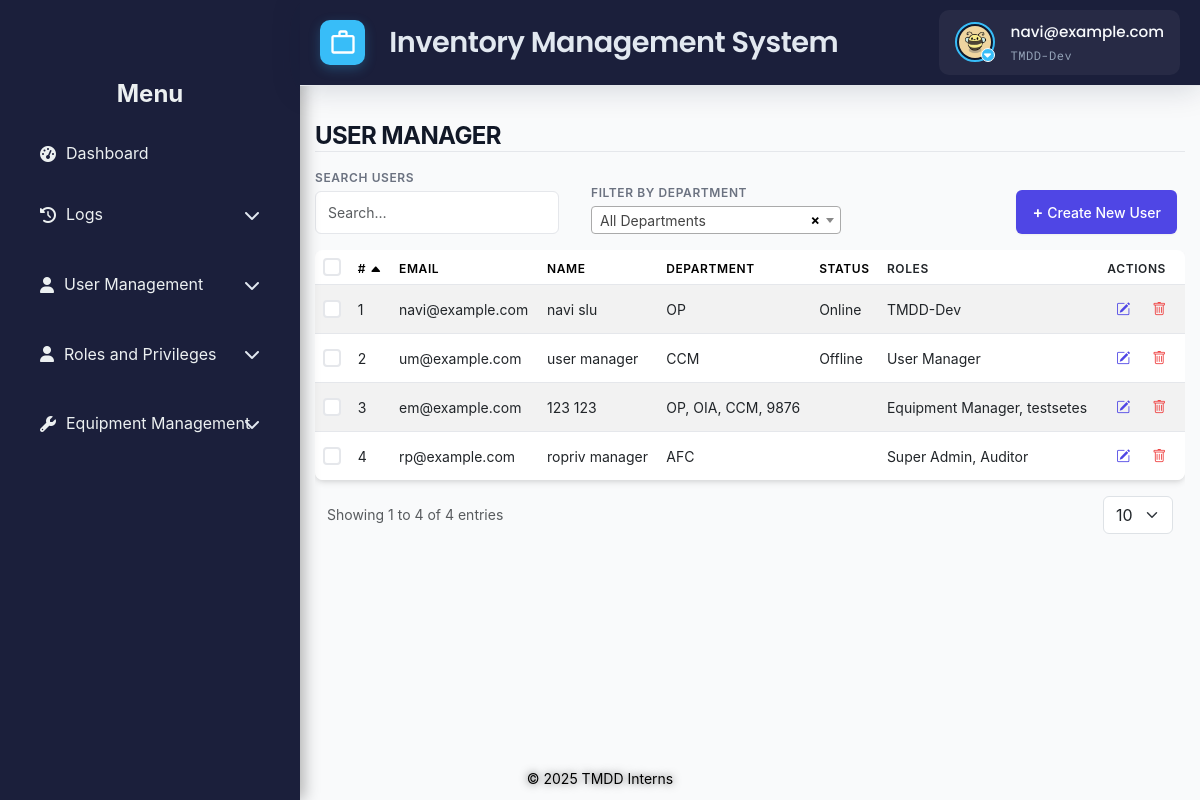
The app's page /src/view/php/modules/user_manager/user_management.php (signed in), older data.
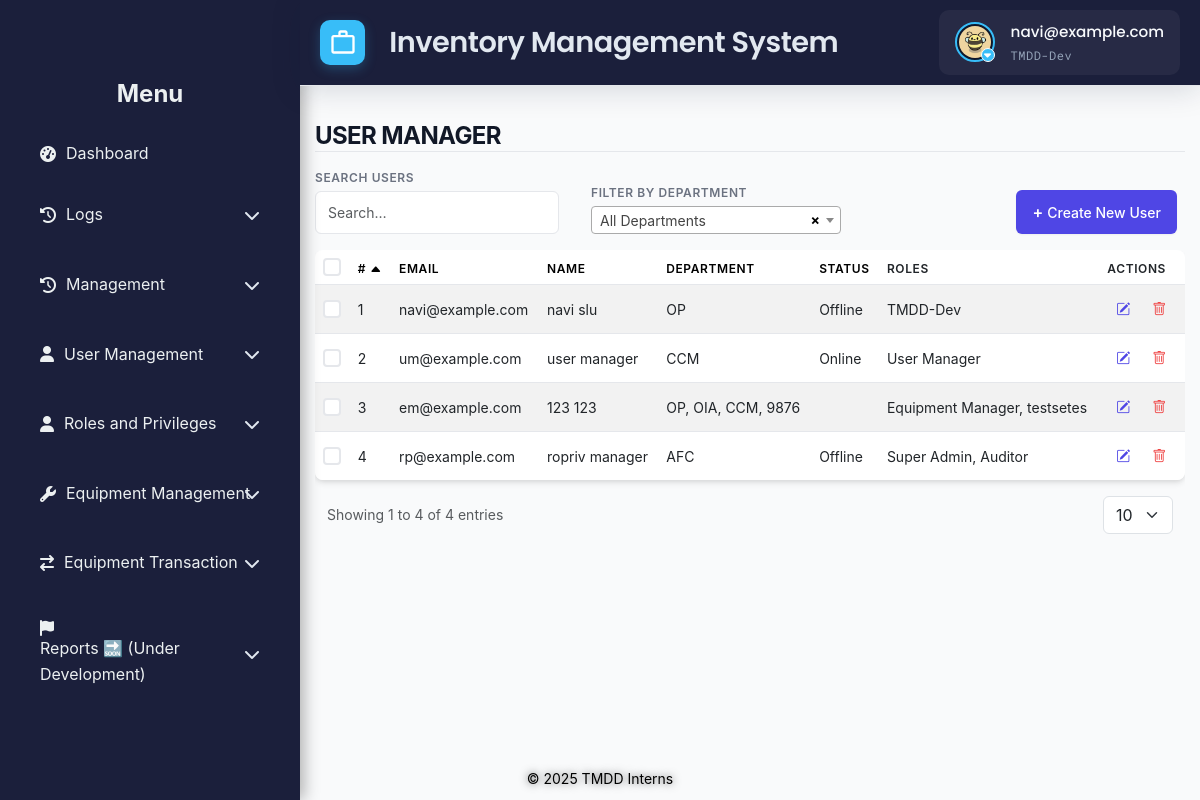
The same page, newer data.
### tables this page shows
CREATE TABLE `users` (
  `id` int NOT NULL,
  `username` varchar(50) NOT NULL,
  `email` varchar(100) NOT NULL,
  `password` varchar(255) NOT NULL,
  `first_name` varchar(100) DEFAULT NULL,
  `last_name` varchar(100) DEFAULT NULL,
  `date_created` timestamp NULL DEFAULT CURRENT_TIMESTAMP,
  `status` enum('Offline','Online') NOT NULL,
  `is_disabled` tinyint(1) NOT NULL DEFAULT '0',
  `profile_pic_path` varchar(2048) DEFAULT NULL
);

### src/control/RBACService.php (called while the page is built, shortened)
<?php
final class RBACService
{
    private array $privileges = [];
    public function __construct(
        private \PDO $pdo,
        int $userId
    ) {
        $this->loadUserPrivileges($userId);
    }
    private function loadUserPrivileges(int $userId): void
    {
        $sql = <<<'SQL'
        SELECT
          m.module_name,
          p.priv_name
        FROM user_department_roles ur
        JOIN roles r
          ON ur.role_id = r.id
         AND r.is_disabled = 0
        JOIN role_module_privileges rmp
          ON rmp.role_id = r.id
        JOIN modules m
          ON rmp.module_id = m.id
        JOIN privileges p
          ON rmp.privilege_id = p.id
         AND p.is_disabled = 0
       WHERE ur.user_id = ?
    SQL;
        $stmt = $this->pdo->prepare($sql);
        $stmt->execute([$userId]);
        while ($row = $stmt->fetch(\PDO::FETCH_ASSOC)) {
            $this->privileges[$row['module_name']][] = $row['priv_name'];
        }
    }
    public function hasPrivilege(string $module, string $priv): bool
    {
        return isset($this->privileges[$module])
            && in_array($priv, $this->privileges[$module], true);
    }
}

### src/view/php/modules/user_manager/user_management.php (the view, shortened to what the rows shown need)
<?php
require_once '../../../../../config/ims-tmdd.php';
include '../../general/header.php';
include '../../general/sidebar.php';
$rbac = new RBACService($pdo, $_SESSION['user_id']);
$rbac->requirePrivilege('User Management', 'View');
$canModify = $rbac->hasPrivilege('User Management', 'Modify');
$canDelete = $rbac->hasPrivilege('User Management', 'Remove');
function getUserDepartments(PDO $pdo, int $userId): array
{
    $stmt = $pdo->prepare(
        'SELECT DISTINCT udr.department_id, d.department_name, d.abbreviation
         FROM user_department_roles udr
         JOIN departments d ON udr.department_id = d.id
         WHERE udr.user_id = ?'
    );
    $stmt->execute([$userId]);
    return $stmt->fetchAll(PDO::FETCH_ASSOC) ?: [];
}
function toggleDirection(string $currentSort, string $currentDir, string $col): string
{
    return $currentSort === $col
        ? ($currentDir === 'asc' ? 'desc' : 'asc')
        : 'asc';
}
function sortIcon(string $currentSort, string $col, string $dir): string
{
    if ($currentSort === $col) {
        return $dir === 'asc'
            ? ' <i class="bi bi-caret-up-fill"></i>'
            : ' <i class="bi bi-caret-down-fill"></i>';
    }
    return '';
}
$sortMap = [
    'id' => 'u.id',
    'Email' => 'u.email',
    'First_Name' => 'u.first_name',
    'Last_Name' => 'u.last_name',
    'Department' => 'd.department_name',
    'Status' => 'u.status',
];
$sortBy = $_GET['sort'] ?? 'id';
$sortDir = ($_GET['dir'] ?? '') === 'desc' ? 'desc' : 'asc';
$sql = "
SELECT
  u.id,
  u.email,
  u.username,
  u.first_name,
  u.last_name,
  u.status AS Status,
  u.is_disabled,
  GROUP_CONCAT(DISTINCT d.department_name ORDER BY d.department_name) AS departments,
  GROUP_CONCAT(DISTINCT r.role_name ORDER BY r.role_name) AS roles
FROM users u
LEFT JOIN user_department_roles udr
  ON u.id = udr.user_id
LEFT JOIN departments d
  ON udr.department_id = d.id
LEFT JOIN roles r
  ON udr.role_id = r.id
WHERE u.is_disabled = 0
GROUP BY u.id, u.email, u.username, u.first_name, u.last_name, u.status, u.is_disabled
";
$sql .= " ORDER BY {$sortMap[$sortBy]} $sortDir";
try {
    $stmt = $pdo->prepare($sql);
    $pdo->setAttribute(PDO::ATTR_EMULATE_PREPARES, true);
    $stmt->execute();
    $users = $stmt->fetchAll(PDO::FETCH_ASSOC) ?: [];
} catch (PDOException $e) {
    error_log('User fetch error: ' . $e->getMessage());
    die('An error occurred while fetching users.');
}
?>
<!DOCTYPE html>
<html lang="en">
<head>
    <link rel="stylesheet" href="<?php echo BASE_URL; ?>src/view/styles/css/pagination.css">
    <link rel="stylesheet" href="<?php echo BASE_URL; ?>src/view/styles/css/user_roles_management.css">
    <link rel="stylesheet" href="<?php echo BASE_URL; ?>src/view/styles/css/user_management.css">
    <link href="https://cdn.jsdelivr.net/npm/select2@4.1.0-rc.0/dist/css/select2.min.css" rel="stylesheet" />
</head>
<body>
    <div class="main-content container-fluid">
        <header>
            <h1>USER MANAGER</h1>
        </header>
        <div class="table-responsive" id="table">
            <table class="table table-striped table-hover" id="umTable">
                <thead>
                    <tr>
                        <th><input type="checkbox" id="select-all"></th>
                        <th>
                            <a href="?sort=id&dir=<?php echo toggleDirection($sortBy, $sortDir, 'id'); ?>">
                                #<?php echo sortIcon($sortBy, 'id', $sortDir); ?>
                            </a>
                        </th>
                        <th>
                            <a href="?sort=Email&dir=<?php echo toggleDirection($sortBy, $sortDir, 'Email'); ?>">
                                Email<?php echo sortIcon($sortBy, 'Email', $sortDir); ?>
                            </a>
                        </th>
                        <th>
                            <a href="?sort=First_Name&dir=<?php echo toggleDirection($sortBy, $sortDir, 'First_Name'); ?>">
                                Name<?php echo sortIcon($sortBy, 'First_Name', $sortDir); ?>
                            </a>
                        </th>
                        <th>
                            <a href="?sort=Department&dir=<?php echo toggleDirection($sortBy, $sortDir, 'Department'); ?>">
                                Department<?php echo sortIcon($sortBy, 'Department', $sortDir); ?>
                            </a>
                        </th>
                        <th>
                            <a href="?sort=Status&dir=<?php echo toggleDirection($sortBy, $sortDir, 'Status'); ?>">
                                Status<?php echo sortIcon($sortBy, 'Status', $sortDir); ?>
                            </a>
                        </th>
                        <th>Roles</th>
                        <th>Actions</th>
                    </tr>
                </thead>
                <tbody>
                    <?php if (empty($users)): ?>
                        <tr>
                            <td colspan="8" class="text-center text-muted">No users found.</td>
                        </tr>
                        <?php else: foreach ($users as $u): ?>
                            <tr>
                                <td>
                                    <input type="checkbox"
                                        class="select-row"
                                        value="<?= htmlspecialchars((string)$u['id'], ENT_QUOTES, 'UTF-8'); ?>">
                                </td>
                                <td><?= htmlspecialchars((string)$u['id'], ENT_QUOTES, 'UTF-8'); ?></td>
                                <td><?= htmlspecialchars($u['email'], ENT_QUOTES, 'UTF-8'); ?></td>
                                <td><?= htmlspecialchars("{$u['first_name']} {$u['last_name']}", ENT_QUOTES, 'UTF-8'); ?></td>
                                <td>
                                    <?php
                                    $depts = getUserDepartments($pdo, (int)$u['id']);
                                    if ($depts) {
                                        $deptNames = array_map(function($dept) {
                                            return $dept['abbreviation'] ?: $dept['department_name'];
                                        }, $depts);
                                        echo htmlspecialchars(implode(', ', $deptNames), ENT_QUOTES, 'UTF-8');
                                    } else {
                                        echo 'Not assigned';
                                    }
                                    ?>
                                </td>
                                <td><?= htmlspecialchars($u['Status'], ENT_QUOTES, 'UTF-8'); ?></td>
                                <td>
                                    <?php
                                    $rS = $pdo->prepare("
                    SELECT DISTINCT r.role_name
                      FROM user_department_roles ur
                      JOIN roles r ON r.id=ur.role_id AND r.is_disabled=0
                     WHERE ur.user_id=?
                  ");
                                    $rS->execute([(int)$u['id']]);
                                    echo htmlspecialchars(
                                        implode(', ', $rS->fetchAll(PDO::FETCH_COLUMN)),
                                        ENT_QUOTES,
                                        'UTF-8'
                                    );
                                    ?>
                                </td>
                                <td>
                                    <?php if ($canModify): ?>
                                        <button class="btn btn-sm btn-outline-primary edit-btn"
                                            data-id="<?= htmlspecialchars((string)$u['id'], ENT_QUOTES, 'UTF-8'); ?>"
                                            data-email="<?= htmlspecialchars($u['email'], ENT_QUOTES, 'UTF-8'); ?>"
                                            data-username="<?= htmlspecialchars($u['username'] ?? '', ENT_QUOTES, 'UTF-8'); ?>"
                                            data-first-name="<?= htmlspecialchars($u['first_name'], ENT_QUOTES, 'UTF-8'); ?>"
                                            data-last-name="<?= htmlspecialchars($u['last_name'], ENT_QUOTES, 'UTF-8'); ?>">
                                            <i class="bi bi-pencil-square"></i>
                                        </button>
                                    <?php endif; ?>
                                    <?php if ($canDelete): ?>
                                        <button class="btn btn-sm btn-outline-danger delete-btn"
                                            data-id="<?= htmlspecialchars((string)$u['id'], ENT_QUOTES, 'UTF-8'); ?>">
                                            <i class="bi bi-trash"></i>
                                        </button>
                                    <?php endif; ?>
                                </td>
                            </tr>
                    <?php endforeach;
                    endif; ?>
                </tbody>
            </table>
        </div>
    </div>
</body>
</html>

### src/view/php/general/header.php (shortened to what the rows shown need)
<?php
$user_id = $_SESSION['user_id'] ?? null;
if ($user_id !== null) {
    $stmt = $pdo->prepare("SELECT profile_pic_path FROM users WHERE id = ?");
    $stmt->execute([$user_id]);
    $user = $stmt->fetch(PDO::FETCH_ASSOC);
} else {
    die("User not logged in.");
}
?>
<!DOCTYPE html>
<html lang="en">
<head>
    <link href="https://cdn.jsdelivr.net/npm/bootstrap@5.2.3/dist/css/bootstrap.min.css" rel="stylesheet">
    <link href="https://cdn.jsdelivr.net/npm/bootstrap-icons@1.10.3/font/bootstrap-icons.css" rel="stylesheet">
    <link rel="stylesheet"
          href="https://cdn.jsdelivr.net/npm/bootstrap@5.3.0/dist/css/bootstrap.min.css">
    <link rel="stylesheet"
          href="https://cdnjs.cloudflare.com/ajax/libs/font-awesome/6.4.0/css/all.min.css">
    <link rel="stylesheet" href="<?php echo BASE_URL; ?>src/view/styles/css/toast.css">
    <link rel="stylesheet" href="<?php echo BASE_URL; ?>src/view/styles/css/header_footer.css">
</head>
<body>
<header class="header">
    <div class="header-widgets">
        <div class="user-profile" onclick="toggleDropdown()">
            <div class="profile-picture-container">
                <img
                    src="<?php echo !empty($user['profile_pic_path'])
                        ? '../../../../../public/' . htmlspecialchars($user['profile_pic_path'])
                        : '../../../../../public/assets/img/default_profile.jpg'; ?>"
                    alt=s"User Profile"
                    class="profile-picture"
                >
                <span class="dropdown-indicator"><i class="fas fa-caret-down"></i></span>
            </div>
        </div>
    </div>
</header>
</body>
</html>

Row changes from the older to the newer data that the page shows:
changed users "navi@example.com": status "Online" → "Offline"
changed users "um@example.com": status "Offline" → "Online"
changed users "rp@example.com": status (not shown) → "Offline"
Text that changed along with them:
text now shown: "Management Equipment Transaction Reports 🔜 (Under Development)"
